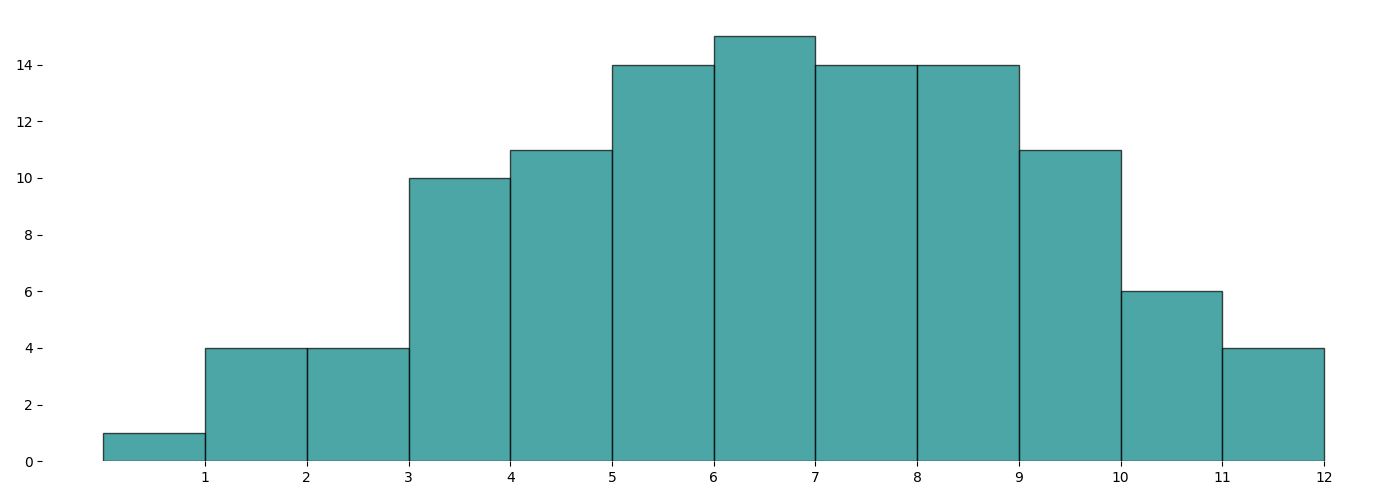

Source code (Python):
import matplotlib.pyplot as plt
import numpy as np

# Data
monthly_observations = [
    [2, 3, 1, 5, 6, 4, 3, 5, 6, 7, 9, 10],
    [1, 0, 4, 3, 7, 6, 8, 9, 10, 12, 6, 5],
    [2, 4, 3, 5, 6, 1, 3, 5, 7, 8, 9, 11],
    [6, 8, 7, 5, 4, 3, 9, 10, 8, 7, 4, 5],
    [4, 2, 3, 7, 9, 6, 5, 8, 7, 6, 8, 9],
    [8, 9, 7, 6, 8, 5, 4, 6, 8, 10, 7, 5],
    [5, 4, 3, 7, 9, 8, 7, 6, 10, 12, 9, 8],
    [2, 3, 1, 5, 6, 4, 3, 5, 6, 7, 8, 7],
    [4, 6, 5, 7, 8, 4, 6, 9, 10, 11, 9, 8]
]

# Consolidate data for the histogram
all_months = np.concatenate(monthly_observations)

# Create a single histogram plot
fig, ax1 = plt.subplots(figsize=(14, 5))

# Histogram with changed color
ax1.hist(all_months, bins=12, color='teal', edgecolor='black', alpha=0.7)
ax1.set_xticks(np.arange(1, 13))

# Remove borders
ax1.spines['top'].set_visible(False)
ax1.spines['right'].set_visible(False)
ax1.spines['left'].set_visible(False)
ax1.spines['bottom'].set_visible(False)

plt.tight_layout()
plt.show()
